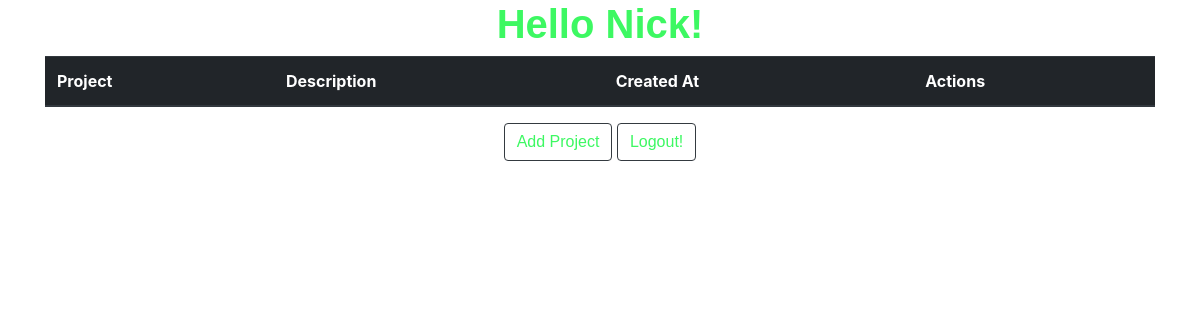
/dashboard (signed in), run on an earlier commit of the app's database.
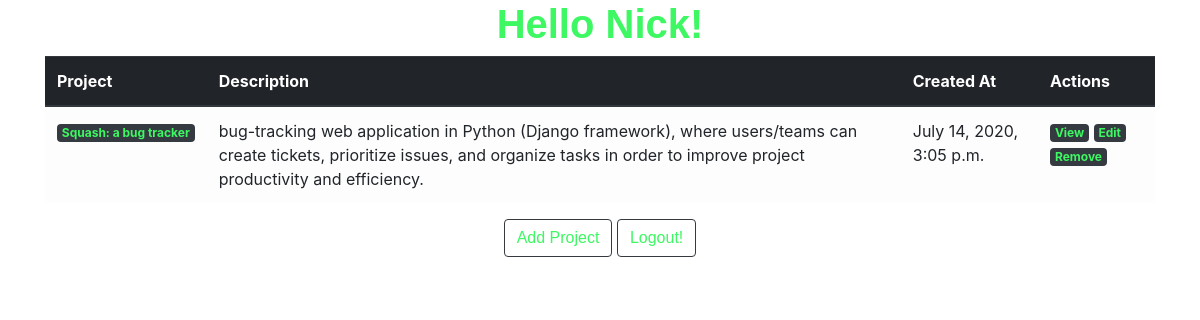
And on a later commit of the database.
### bug_app/models.py (models this page shows)
class Project(models.Model):
    project_name = models.CharField(max_length=255)
    project_desc = models.TextField()
    user = models.ForeignKey(User, related_name='projects', on_delete=models.CASCADE)
    created_at = models.DateTimeField(auto_now_add=True)
    updated_at = models.DateTimeField(auto_now=True)
    objects = ProjectManager()

### bug_app/views.py (the view)
# urls.py: path('dashboard', views.dashboard),#takes us to the dashboard
def dashboard(request):
    if 'user_id' not in request.session:
        return redirect('/')
    context = {
        'current_user': User.objects.get(id=request.session['user_id']),
        'projects': Project.objects.all()
    }
    return render(request, 'dashboard.htm', context)

### bug_app/templates/dashboard.htm (shortened to what this page needs)
<!DOCTYPE html>
<html lang="en">
    <head>
        <link href="//maxcdn.bootstrapcdn.com/bootstrap/4.0.0/css/bootstrap.min.css" rel="stylesheet" id="bootstrap-css">
    </head>
    <body>
        <div class="container">
            <div class="header">
                <h1 style="text-align: center; font-family:Arial, Helvetica, sans-serif; font-weight: bold; color:#3DF862"> Hello {{current_user.first_name}}!</h1>
            </div>
            <div class="body">
                <table class="table table-light table-hover">
                    <thead class="thead-dark">
                       <th scope="col">Project</th>
                       <th scope="col"> Description</th>
                       <th scope="col"> Created At</th>
                       <th scope="col">Actions</th>
                    </thead>
                    <tbody>
                       {% for project in projects %}
                       <tr>
                           <td><a href="/projects/{{project.id}}" style="color:#3DF862;" class="badge badge-dark">{{ project.project_name }}</a></td>
                           <td>{{ project.project_desc }}</td>
                           <td>{{ project.created_at }}</td>
                           <td><a href="/projects/{{project.id}}" style="color: #3DF862;" class="badge badge-dark">View</a>
                            {% if current_user.id == project.user.id %}
                            <a href="/projects/edit/{{project.id}}" style="color: #3DF862;"class="badge badge-dark">Edit</a>
                            <a href="/projects/{{project.id}}/delete" style="color: #3DF862;"class="badge badge-dark">Remove</a>
                            {% endif %}
                        </td>
                       </tr>
                       {% endfor %}
                    </tbody>
                </table>
            </div>
            <div class="footer" style="text-align: center;">
                <a class="btn btn-outline-dark" role="button" href="/projects/new" style= "color: #3DF862;font-family: Arial, Helvetica, sans-serif;">Add Project</a></button>
                <a class="btn btn-outline-dark" role="button" href="/logout" style= "color: #3DF862; font-family: Arial, Helvetica, sans-serif;">Logout!</a></button>
            </div>
        </div>
    </body>
</html>

What changed in the data, as far as the page shows it:
added Project: project_name "Squash: a bug tracker", project_desc "bug-tracking web application in Python (Django framework), where users/teams can create tickets, prioritize issues, and organize tasks in order to improve project productivity and efficiency.", created_at "July 14, 2020, 3:05 p.m."
